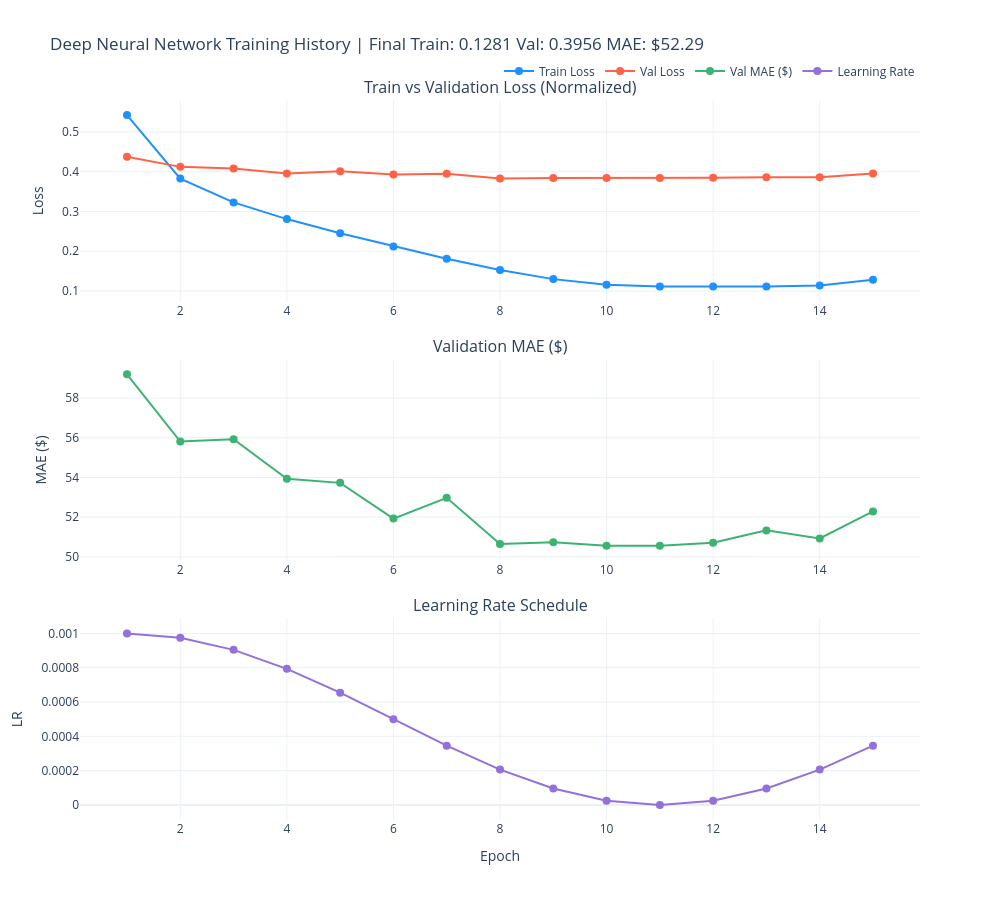

Notebook code cell kept with this figure:
### Code cell
history = runner.train(epochs=15)
plot_training_history(history)

### Figure 1 — Plotly figure (JSON) as saved in the notebook; plotly's stock layout.template omitted (floating-point values rounded to 4 significant figures)
{"data": [{"line": {"color": "dodgerblue", "width": 2}, "marker": {"size": 8}, "mode": "lines+markers", "name": "Train Loss", "type": "scatter", "x": [1, 2, 3, 4, 5, 6, 7, 8, 9, 10, 11, 12, 13, 14, 15], "xaxis": "x", "y": [0.5425, 0.3826, 0.3228, 0.2808, 0.245, 0.212, 0.1808, 0.1525, 0.1297, 0.1156, 0.1111, 0.1114, 0.1111, 0.1135, 0.1281], "yaxis": "y"}, {"line": {"color": "tomato", "width": 2}, "marker": {"size": 8}, "mode": "lines+markers", "name": "Val Loss", "type": "scatter", "x": [1, 2, 3, 4, 5, 6, 7, 8, 9, 10, 11, 12, 13, 14, 15], "xaxis": "x", "y": [0.4374, 0.4122, 0.4079, 0.3954, 0.4011, 0.3929, 0.3949, 0.3827, 0.3841, 0.3841, 0.3841, 0.3846, 0.3863, 0.3858, 0.3956], "yaxis": "y"}, {"hovertemplate": "Epoch %{x}<br>MAE: $%{y:,.2f}<extra></extra>", "line": {"color": "mediumseagreen", "width": 2}, "marker": {"size": 8}, "mode": "lines+markers", "name": "Val MAE ($)", "type": "scatter", "x": [1, 2, 3, 4, 5, 6, 7, 8, 9, 10, 11, 12, 13, 14, 15], "xaxis": "x2", "y": [59.2, 55.81, 55.92, 53.93, 53.73, 51.93, 52.97, 50.65, 50.74, 50.56, 50.56, 50.71, 51.33, 50.92, 52.29], "yaxis": "y2"}, {"line": {"color": "mediumpurple", "width": 2}, "marker": {"size": 8}, "mode": "lines+markers", "name": "Learning Rate", "type": "scatter", "x": [1, 2, 3, 4, 5, 6, 7, 8, 9, 10, 11, 12, 13, 14, 15], "xaxis": "x3", "y": [0.001, 0.0009755, 0.0009045, 0.0007939, 0.0006545, 0.0005, 0.0003455, 0.0002061, 9.549e-05, 2.447e-05, 0, 2.447e-05, 9.549e-05, 0.0002061, 0.0003455], "yaxis": "y3"}], "layout": {"annotations": [{"font": {"size": 16}, "showarrow": false, "text": "Train vs Validation Loss (Normalized)", "x": 0.5, "xanchor": "center", "xref": "paper", "y": 1, "yanchor": "bottom", "yref": "paper"}, {"font": {"size": 16}, "showarrow": false, "text": "Validation MAE ($)", "x": 0.5, "xanchor": "center", "xref": "paper", "y": 0.64, "yanchor": "bottom", "yref": "paper"}, {"font": {"size": 16}, "showarrow": false, "text": "Learning Rate Schedule", "x": 0.5, "xanchor": "center", "xref": "paper", "y": 0.28, "yanchor": "bottom", "yref": "paper"}], "height": 900, "legend": {"orientation": "h", "x": 1, "xanchor": "right", "y": 1.02, "yanchor": "bottom"}, "showlegend": true, "title": {"text": "Deep Neural Network Training History | Final Train: 0.1281 Val: 0.3956 MAE: $52.29"}, "width": 1000, "xaxis": {"anchor": "y", "domain": [0, 1]}, "xaxis2": {"anchor": "y2", "domain": [0, 1]}, "xaxis3": {"anchor": "y3", "domain": [0, 1], "title": {"text": "Epoch"}}, "yaxis": {"anchor": "x", "domain": [0.72, 1], "title": {"text": "Loss"}}, "yaxis2": {"anchor": "x2", "domain": [0.36, 0.64], "title": {"text": "MAE ($)"}}, "yaxis3": {"anchor": "x3", "domain": [0, 0.28], "title": {"text": "LR"}}}}
